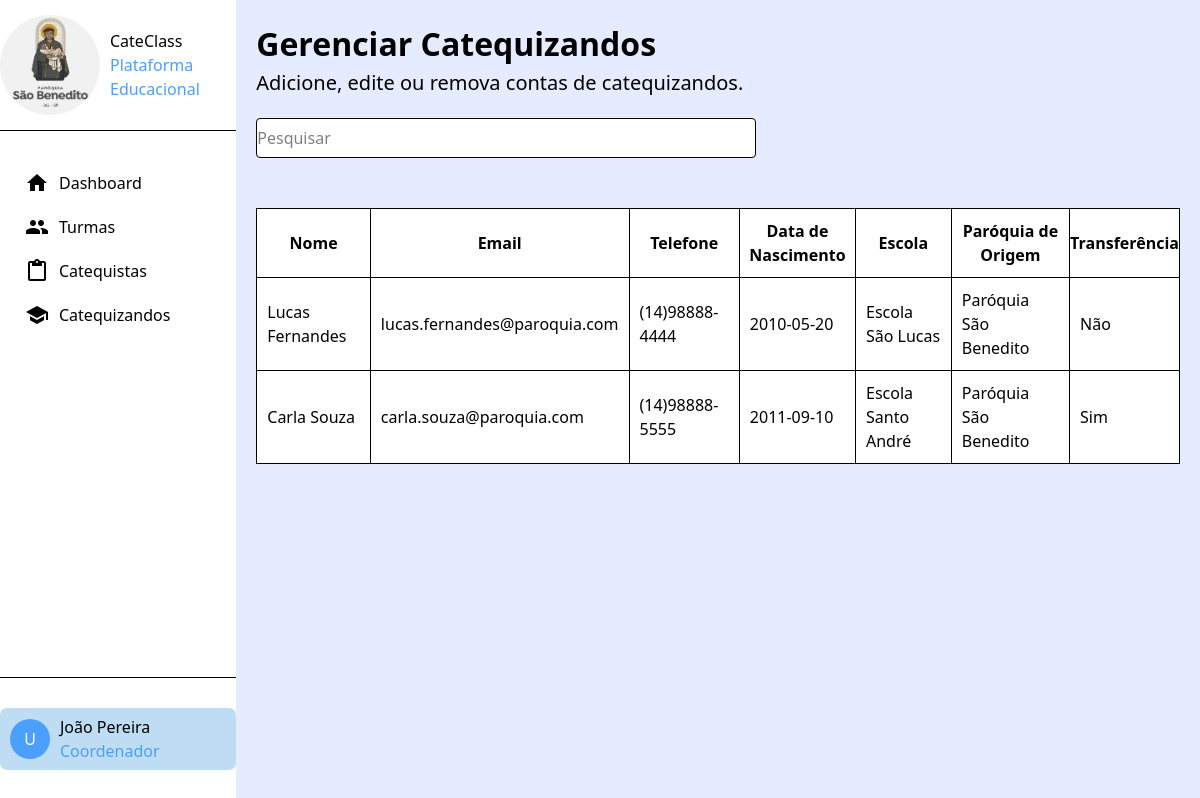
The page /app/coordenador/catequizandos (signed in) on the database its author committed.
### tables this page shows
CREATE TABLE IF NOT EXISTS catequizandos(
	usuario_id BIGINT UNSIGNED NOT NULL,
    data_nascimento DATE,
    escola VARCHAR(255),
    paroquia_origem VARCHAR(255),
    transferencia VARCHAR(255),
    CONSTRAINT fk_usuarios_catequizandos
		FOREIGN KEY (usuario_id) REFERENCES usuarios (id_usuario)
);

CREATE TABLE IF NOT EXISTS usuarios(
	id_usuario BIGINT UNSIGNED NOT NULL AUTO_INCREMENT PRIMARY KEY,
    nome VARCHAR(100) NOT NULL,
    email VARCHAR(255) NOT NULL UNIQUE,
    senha VARCHAR(255) NOT NULL,
    telefone VARCHAR(14) NOT NULL UNIQUE,
    endereco VARCHAR(255),
    tipo_usuario VARCHAR(255),
     
    criado_em DATETIME DEFAULT CURRENT_TIMESTAMP,
    deletado_em DATETIME NULL
);

### app/controllers/CoordenadorController.php (called while the page is built, shortened)
<?php
    require_once "models/config.php";
    class CoordenadorController
    {
        public function catequizandos()
        {
            global $conn;
            $sql = "
                SELECT
                    u.nome,
                    u.email,
                    u.telefone,
                    c.data_nascimento,
                    c.escola,
                    c.paroquia_origem,
                    c.transferencia
                FROM catequizandos AS c
                INNER JOIN usuarios AS u ON c.usuario_id = u.id_usuario
                WHERE u.deletado_em IS NULL
            ";
            $stmt = $conn->prepare($sql);
            $stmt->execute();
            require_once "views/coordenador/catequizandos.php";
        }
    }
?>

### app/views/coordenador/catequizandos.php (the view, shortened to what this page needs)
<!DOCTYPE html>
<html lang="pt-br">
<head>
    <script src="https://cdn.jsdelivr.net/npm/@tailwindcss/browser@4"></script>
    <link rel="stylesheet" href="https://cdnjs.cloudflare.com/ajax/libs/font-awesome/4.7.0/css/font-awesome.min.css">
</head>
<body class="flex bg-[#E5ECFF]">
    <?php require_once 'sidebar.php' ?>
    <main class="p-[20px]">
        <h1 class="text-[32px] font-bold">Gerenciar Catequizandos</h1>
        <p class="text-[20px] mb-[20px]">Adicione, edite ou remova contas de catequizandos.</p>
        <input id="filtro" class="bg-[#fff] w-[500px] h-[40px] mb-[50px] rounded border-1 border-gray" type="text" placeholder="Pesquisar">
        <table class="border-1 border-black w-full" id="tabela-catequizandos">
            <thead>
                <tr class="border-1 border-black bg-[#fff]">
                    <th class="py-[10px] border-1 border-black">Nome</th>
                    <th class="py-[10px] border-1 border-black">Email</th>
                    <th class="py-[10px] border-1 border-black">Telefone</th>
                    <th class="py-[10px] border-1 border-black">Data de Nascimento</th>
                    <th class="py-[10px] border-1 border-black">Escola</th>
                    <th class="py-[10px] border-1 border-black">Paróquia de Origem</th>
                    <th class="py-[10px] border-1 border-black">Transferência</th>
                </tr>
            </thead>
            <tbody>
                <?php
                    if ($stmt->rowCount() > 0) {
                    $catequizandos = $stmt->fetchAll(PDO::FETCH_ASSOC);
                    foreach ($catequizandos as $c) {
                ?>
                    <tr class="border-1 border-black bg-white">
                        <td class="p-[10px] border-1 border-black"><?= htmlspecialchars($c['nome']) ?></td>
                        <td class="p-[10px] border-1 border-black"><?= htmlspecialchars($c['email']) ?></td>
                        <td class="p-[10px] border-1 border-black"><?= htmlspecialchars($c['telefone']) ?></td>
                        <td class="p-[10px] border-1 border-black"><?= htmlspecialchars($c['data_nascimento']) ?></td>
                        <td class="p-[10px] border-1 border-black"><?= htmlspecialchars($c['escola']) ?></td>
                        <td class="p-[10px] border-1 border-black"><?= htmlspecialchars($c['paroquia_origem']) ?></td>
                        <td class="p-[10px] border-1 border-black"><?= htmlspecialchars($c['transferencia']) ?></td>
                    </tr>
                <?php
                        }
                    } else {
                        echo "<tr><td colspan='7' class='text-center p-3 bg-white border border-black'>Nenhum catequizando encontrado.</td></tr>";
                    }
                ?>
            </tbody>
        </table>
    </main>
</body>
</html>

### rows shown on the page
catequizandos: usuario_id.nome "Lucas Fernandes", usuario_id.email "lucas.fernandes@paroquia.com", usuario_id.telefone "(14)98888-4444", data_nascimento "2010-05-20", escola "Escola São Lucas", paroquia_origem "Paróquia São Benedito", transferencia "Não"
catequizandos: usuario_id.nome "Carla Souza", usuario_id.email "carla.souza@paroquia.com", usuario_id.telefone "(14)98888-5555", data_nascimento "2011-09-10", escola "Escola Santo André", paroquia_origem "Paróquia São Benedito", transferencia "Sim"

### other values the page prints
$_SESSION["usuario_nome"] "João Pereira"
